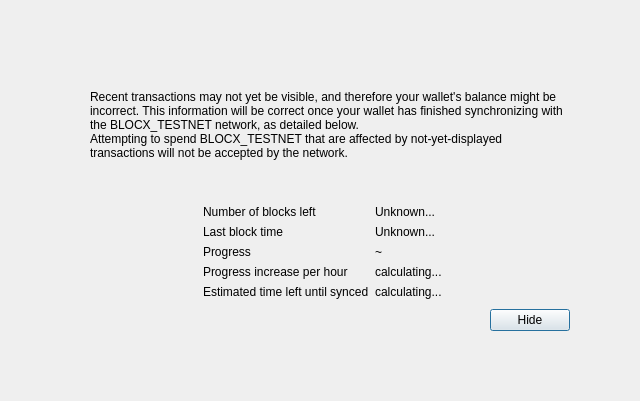
<?xml version="1.0" encoding="UTF-8"?>
<ui version="4.0">
 <class>ModalOverlay</class>
 <widget class="QWidget" name="ModalOverlay">
  <property name="geometry">
   <rect>
    <x>0</x>
    <y>0</y>
    <width>640</width>
    <height>401</height>
   </rect>
  </property>
  <property name="windowTitle">
   <string>Form</string>
  </property>
  <layout class="QVBoxLayout" name="verticalLayout" stretch="0">
   <property name="sizeConstraint">
    <enum>QLayout::SetDefaultConstraint</enum>
   </property>
   <property name="leftMargin">
    <number>0</number>
   </property>
   <property name="topMargin">
    <number>0</number>
   </property>
   <property name="rightMargin">
    <number>0</number>
   </property>
   <property name="bottomMargin">
    <number>0</number>
   </property>
   <item>
    <widget class="QWidget" name="bgWidget" native="true">
     <property name="styleSheet">
      <string notr="true"/>
     </property>
     <layout class="QVBoxLayout" name="verticalLayoutMain" stretch="0">
      <property name="leftMargin">
       <number>60</number>
      </property>
      <property name="topMargin">
       <number>60</number>
      </property>
      <property name="rightMargin">
       <number>60</number>
      </property>
      <property name="bottomMargin">
       <number>60</number>
      </property>
      <item>
       <widget class="QWidget" name="contentWidget" native="true">
        <property name="styleSheet">
         <string notr="true"/>
        </property>
        <layout class="QVBoxLayout" name="verticalLayoutSub" stretch="1,0,0,0,0">
         <property name="spacing">
          <number>0</number>
         </property>
         <property name="leftMargin">
          <number>10</number>
         </property>
         <property name="topMargin">
          <number>10</number>
         </property>
         <property name="rightMargin">
          <number>10</number>
         </property>
         <property name="bottomMargin">
          <number>10</number>
         </property>
         <item>
          <layout class="QHBoxLayout" name="horizontalLayoutIconText" stretch="0,1">
           <property name="topMargin">
            <number>20</number>
           </property>
           <item>
            <layout class="QVBoxLayout" name="verticalLayoutIcon">
             <property name="leftMargin">
              <number>0</number>
             </property>
             <item>
              <widget class="QLabel" name="warningIcon">
               <property name="text">
                <string/>
               </property>
              </widget>
             </item>
             <item>
              <spacer name="verticalSpacerWarningIcon">
               <property name="orientation">
                <enum>Qt::Vertical</enum>
               </property>
               <property name="sizeHint" stdset="0">
                <size>
                 <width>20</width>
                 <height>40</height>
                </size>
               </property>
              </spacer>
             </item>
            </layout>
           </item>
           <item>
            <layout class="QVBoxLayout" name="verticalLayoutInfoText">
             <property name="leftMargin">
              <number>0</number>
             </property>
             <property name="topMargin">
              <number>0</number>
             </property>
             <item>
              <widget class="QLabel" name="infoText">
               <property name="text">
                <string>Recent transactions may not yet be visible, and therefore your wallet's balance might be incorrect. This information will be correct once your wallet has finished synchronizing with the BLOCX_TESTNET network, as detailed below.</string>
               </property>
               <property name="textFormat">
                <enum>Qt::RichText</enum>
               </property>
               <property name="wordWrap">
                <bool>true</bool>
               </property>
              </widget>
             </item>
             <item>
              <widget class="QLabel" name="infoTextStrong">
               <property name="text">
                <string>Attempting to spend BLOCX_TESTNET that are affected by not-yet-displayed transactions will not be accepted by the network.</string>
               </property>
               <property name="textFormat">
                <enum>Qt::RichText</enum>
               </property>
               <property name="wordWrap">
                <bool>true</bool>
               </property>
              </widget>
             </item>
             <item>
              <spacer name="verticalSpacerInTextSpace">
               <property name="orientation">
                <enum>Qt::Vertical</enum>
               </property>
               <property name="sizeHint" stdset="0">
                <size>
                 <width>20</width>
                 <height>40</height>
                </size>
               </property>
              </spacer>
             </item>
            </layout>
           </item>
          </layout>
         </item>
         <item>
          <spacer name="verticalSpacerAfterText">
           <property name="orientation">
            <enum>Qt::Vertical</enum>
           </property>
           <property name="sizeHint" stdset="0">
            <size>
             <width>20</width>
             <height>40</height>
            </size>
           </property>
          </spacer>
         </item>
         <item>
          <layout class="QFormLayout" name="formLayout">
           <property name="fieldGrowthPolicy">
            <enum>QFormLayout::FieldsStayAtSizeHint</enum>
           </property>
           <property name="formAlignment">
            <set>Qt::AlignHCenter|Qt::AlignTop</set>
           </property>
           <property name="horizontalSpacing">
            <number>6</number>
           </property>
           <property name="verticalSpacing">
            <number>6</number>
           </property>
           <property name="topMargin">
            <number>10</number>
           </property>
           <item row="0" column="0">
            <widget class="QLabel" name="labelNumberOfBlocksLeft">
             <property name="text">
              <string>Number of blocks left</string>
             </property>
            </widget>
           </item>
           <item row="0" column="1">
            <widget class="QLabel" name="numberOfBlocksLeft">
             <property name="text">
              <string>Unknown...</string>
             </property>
            </widget>
           </item>
           <item row="1" column="0">
            <widget class="QLabel" name="labelLastBlockTime">
             <property name="text">
              <string>Last block time</string>
             </property>
            </widget>
           </item>
           <item row="1" column="1">
            <widget class="QLabel" name="newestBlockDate">
             <property name="sizePolicy">
              <sizepolicy hsizetype="Maximum" vsizetype="Preferred">
               <horstretch>0</horstretch>
               <verstretch>0</verstretch>
              </sizepolicy>
             </property>
             <property name="text">
              <string>Unknown...</string>
             </property>
            </widget>
           </item>
           <item row="2" column="0">
            <widget class="QLabel" name="labelSyncDone">
             <property name="text">
              <string>Progress</string>
             </property>
            </widget>
           </item>
           <item row="2" column="1">
            <layout class="QHBoxLayout" name="horizontalLayoutSync" stretch="0,1">
             <item>
              <widget class="QLabel" name="percentageProgress">
               <property name="text">
                <string notr="true">~</string>
               </property>
              </widget>
             </item>
            </layout>
           </item>
           <item row="4" column="0">
            <widget class="QLabel" name="labelProgressIncrease">
             <property name="text">
              <string>Progress increase per hour</string>
             </property>
            </widget>
           </item>
           <item row="4" column="1">
            <widget class="QLabel" name="progressIncreasePerH">
             <property name="text">
              <string>calculating...</string>
             </property>
            </widget>
           </item>
           <item row="5" column="0">
            <widget class="QLabel" name="labelEstimatedTimeLeft">
             <property name="text">
              <string>Estimated time left until synced</string>
             </property>
            </widget>
           </item>
           <item row="5" column="1">
            <widget class="QLabel" name="expectedTimeLeft">
             <property name="text">
              <string>calculating...</string>
             </property>
            </widget>
           </item>
          </layout>
         </item>
         <item>
          <layout class="QHBoxLayout" name="horizontalLayoutButtons">
           <property name="leftMargin">
            <number>10</number>
           </property>
           <property name="topMargin">
            <number>10</number>
           </property>
           <item>
            <spacer name="horizontalSpacer">
             <property name="orientation">
              <enum>Qt::Horizontal</enum>
             </property>
             <property name="sizeHint" stdset="0">
              <size>
               <width>40</width>
               <height>20</height>
              </size>
             </property>
            </spacer>
           </item>
           <item>
            <widget class="QPushButton" name="closeButton">
             <property name="text">
              <string>Hide</string>
             </property>
             <property name="shortcut">
              <string notr="true">Esc</string>
             </property>
             <property name="focusPolicy">
              <enum>Qt::StrongFocus</enum>
             </property>
             <property name="default">
              <bool>true</bool>
             </property>
            </widget>
           </item>
          </layout>
         </item>
         <item>
          <layout class="QVBoxLayout" name="verticalLayout_2">
           <item>
            <spacer name="verticalSpacer">
             <property name="orientation">
              <enum>Qt::Vertical</enum>
             </property>
             <property name="sizeHint" stdset="0">
              <size>
               <width>20</width>
               <height>40</height>
              </size>
             </property>
            </spacer>
           </item>
          </layout>
         </item>
        </layout>
       </widget>
      </item>
     </layout>
    </widget>
   </item>
  </layout>
 </widget>
 <resources/>
 <connections/>
</ui>
